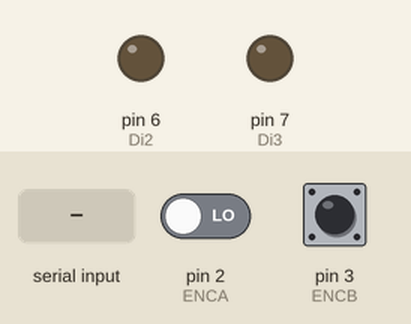
Bench run of a sketch on a simulated Arduino Uno, built with avr-gcc and run on an emulated ATmega328P. Shown: output pins drawn as LEDs (lit = HIGH). The test bench sets the inputs (shaded band); at power-on: pin 2 (ENCA) LOW, pin 3 (ENCB) HIGH. What the sketch prints to the serial monitor is not drawn.

Above: at 1.2 s.
1.3 s: "90,45\n" received over Serial
At 2.2 s:
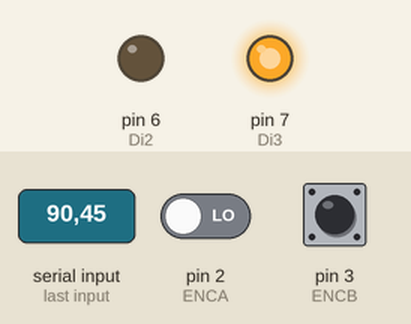
Timing chart, 0 to 4.3 s (numbered marks = the images above; inputs shaded):
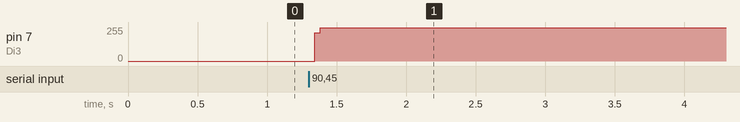

Measured:
- after the input at 1.3 s, pin 7 (Di3): 0/255 → 249/255 at once

The sketch:

dc_pos_nano1_ser2.ino
```cpp
#include <util/atomic.h>
#include <Wire.h>
#include"TimerOne.h"
#define ENCA 2// YELLOW
#define ENCB 3 // WHITE
#define Di2 6
#define Di3 7
#define sample_accelerPeriod 1
#define d2p 4.75
//#define maxsteering 180//must be 50

int target = 0;
int setPoint = 0;
int pos=0;
unsigned long long curr=0;
unsigned long long prev=0;
volatile int posi = 0;
long prevT = 0;
float eprev = 0;
float eintegral = 0;
void setMotor(int dir,int pwr,int D2,int D3);
int flag_u=0;
signed int data=0;

int recieved2=0;
char ch = 'n';
int steer ='A';
void brake ()
{
  digitalWrite(Di2, HIGH);
  digitalWrite(Di3, HIGH);
}
void stop ()
{
  digitalWrite(Di2, LOW);
  digitalWrite(Di3, LOW);
}
void ISR_timerone()
{
 if(target < setPoint)
  {
    target++;
  }else if(target > setPoint)
  {
    target--;
  }
}
void setup() {
  Serial.begin(2000000);
 // Wire.begin(8);
 //Wire.onReceive(receiveEvent); // register event
  pinMode(ENCA,INPUT);
  pinMode(ENCB,INPUT);
  pinMode(Di2,OUTPUT);
  pinMode(Di3,OUTPUT);
  //Serial.println("target pos");
  analogWrite(Di2,255);
  //delay(300);
  Timer1.initialize(sample_accelerPeriod*900); // set timer for 10ms
  Timer1.attachInterrupt(ISR_timerone); // Enable the timer
  attachInterrupt(digitalPinToInterrupt(ENCA),readEncoder,RISING);
  attachInterrupt(digitalPinToInterrupt(ENCB),readEncoder_B,RISING);


}


void loop() {

  float kp =8.95692;// 2.72;
  float ki = 6.9774;//10.71;

  float kd =1;// 0.455;//0.32;//0.5


  /*pot_Read=analogRead(SETPOINT_POT_PIN);
  target=map(pot_Read,0,1023,0,390);
  ki=(analogRead(KI_POT_PIN)*5.0)/1023.0;
  kp=(analogRead(KP_POT_PIN)*5.0)/1023.0;
  kd=(analogRead(KD_POT_PIN)*5.0)/1023.0;*/
      // Serial.println("Potentiometer control enabled");
  if(Serial.available()>0)
  {
     String recieved = Serial.readStringUntil('\n');
        //Serial.println("first:",recieved);
     recieved2=recieved.toInt();
    // recieved2=constrain(recieved2,-90,90);
     //recieved2=map(recieved2,-90,90,0,180);

  }


/*
    Serial.print("Position: ");
    Serial.print(pos/4.3333);
    Serial.print("  Set Point: ");
    Serial.println(target/4.3333);*/


  // time difference
  long currT = micros();
  float deltaT = ((float) (currT - prevT))/( 1.0e6 );
  prevT = currT;


   pos = 0;
  ATOMIC_BLOCK(ATOMIC_RESTORESTATE) {
    pos = posi;

  }
 // setPoint=setPoint*(1560.0/360.0);
 //pos=pos*(360.0/390);
  // error
 /* if(flag_u==0)
  {*/
    flag_u=0;

    // recieved=map(recieved,-60,60,-90,90);
   Serial.println("third:");
    Serial.println(recieved2);
       setPoint=recieved2*d2p;
      // delay(2000);


//  }
while(pos>1760)
 {
  brake();
    stop ();
 }
  int e =  pos - target  ;//setPoint

  // derivative
  float dedt = (e-eprev)/(deltaT);

  // integral
  eintegral = eintegral + e*deltaT;

  // control signal
  float u = kp*e + kd*dedt + ki*eintegral;

  // motor power
  float pwr = fabs(u);
  if( pwr > 255 ){
    pwr = 255;
  }


  // motor direction
  int dir = 1;
  if(u<0){
    dir = -1;
  }
  // signal the motor
  setMotor(dir,pwr,Di2,Di3);

  // store previous error
  eprev = e;

}
void setMotor(int dir, int pwmVal, int D2, int D3){
  static byte direction=1;
  if(dir != direction){
    direction=dir;
   // brake();
    stop ();
  // delay(10);
  }

  if(dir == 1){
    analogWrite(Di2,pwmVal);
    digitalWrite(Di3,LOW);
  }
  else if(dir == -1){
    analogWrite(Di3,pwmVal);
    digitalWrite(Di2,LOW);
  }
  else{
    stop ();
    //delay(10);
  }
}

void readEncoder(){
  static char flag=0;
  int b;
  if(flag==0)
  {
    flag=1;
    attachInterrupt(digitalPinToInterrupt(ENCA),readEncoder,FALLING);
    b = digitalRead(ENCB);
    if(b == 0){
      posi++;
    }
    else{
      posi--;
    }
  }else if(flag==1)
  {
    flag=0;
    attachInterrupt(digitalPinToInterrupt(ENCA),readEncoder,RISING);
    b = digitalRead(ENCB);
    if(b ==1){
      posi++;
    }
    else{
      posi--;
    }
  }
}

void readEncoder_B(){
  static char flag=0;
  int b;
  if(flag==0)
  {
    flag=1;
    attachInterrupt(digitalPinToInterrupt(ENCB),readEncoder_B,FALLING);
    b = digitalRead(ENCA);
    if(b == 1){
      posi++;
    }
    else{
      posi--;
    }
  }else if(flag==1)
  {
    flag=0;
    attachInterrupt(digitalPinToInterrupt(ENCB),readEncoder_B,RISING);
    b = digitalRead(ENCA);
    if(b ==0){
      posi++;
    }
    else{
      posi--;
    }
  }
}
```
